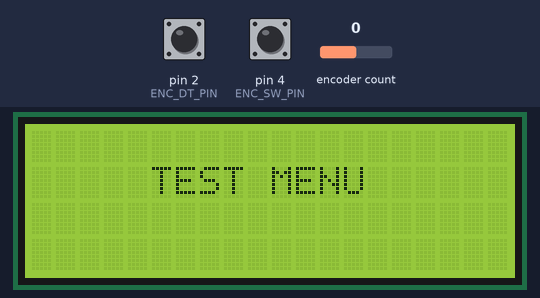
Bench run of a sketch on a simulated Arduino Uno, built with avr-gcc and run on an emulated ATmega328P. Parts: 20×4 character LCD. The test bench sets the inputs (shaded band); at power-on: pin 4 (ENC_SW_PIN) HIGH, pin 2 (ENC_DT_PIN) HIGH, encoder count 0. EEPROM starts erased.

Above: at 1.2 s.
1.3 s: pin 4 (ENC_SW_PIN) pulled LOW for 3.2 s
At 2.7 s:
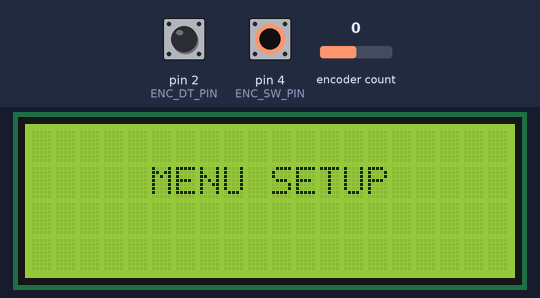
At 5.4 s:
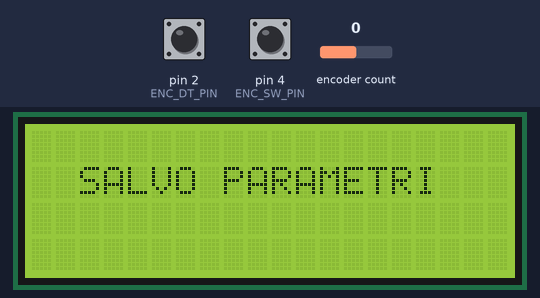
Timing chart, 0 to 6.9 s (numbered marks = the images above; inputs shaded):
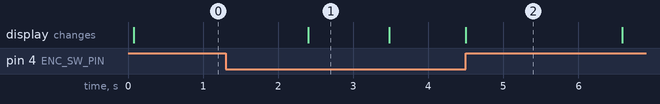

The sketch:

lcd_param_menu.ino
```cpp
#include "src/logic.h"

void setup() {
  menu_init();
  // menu_read_eeprom();  // the original leaves this commented out until values have been saved once
}

void loop() {
  menu_check_button(1000, 2000);
  if (menu_setup_mode()) {
    menu_edit_vars();
    menu_render();
  } else {
    menu_idle_screen();
    delay(100);
  }
}
```

logic.cpp
```cpp
#include "logic.h"

#include <EEPROM.h>
#include <Wire.h>
#include <LiquidCrystal_I2C.h>
#include <RotaryEncoder.h>

static LiquidCrystal_I2C lcd(0x27, MENU_COLS, MENU_ROWS);
static RotaryEncoder encoder(ENC_CLK_PIN, ENC_DT_PIN);

static bool Enable;
static bool Ready;
static uint16_t Time1;
static uint16_t Time2;
static float Setpoint;
static float Kp;
static float Ki;
static float Kd;

// Addresses of all menu variables: the pages are built by iterating this array.
// The array is uint16_t*, so bool and float variables are reached through casts.
static uint16_t* VarPtrs[MENU_NUM_VARS] = {(uint16_t*)&Enable, (uint16_t*)&Ready, &Time1, &Time2,
                                           (uint16_t*)&Setpoint, (uint16_t*)&Kp, (uint16_t*)&Ki, (uint16_t*)&Kd};
static const MenuVarType VarType[MENU_NUM_VARS] = {MENU_BOOL, MENU_BOOL, MENU_UINT, MENU_UINT,
                                                   MENU_FLOAT, MENU_FLOAT, MENU_FLOAT, MENU_FLOAT};

// Labels live in flash (PROGMEM) to save RAM.
static const char L0[] PROGMEM = "Enable:     ";
static const char L1[] PROGMEM = "Ready:      ";
static const char L2[] PROGMEM = "Time 1:     ";
static const char L3[] PROGMEM = "Time 2:     ";
static const char L4[] PROGMEM = "Setpoint:   ";
static const char L5[] PROGMEM = "Constant kp:";
static const char L6[] PROGMEM = "Constant ki:";
static const char L7[] PROGMEM = "Constant kd:";
static const char* const VarLabels[MENU_NUM_VARS] PROGMEM = {L0, L1, L2, L3, L4, L5, L6, L7};

static int varSel = 0, oldVarSel = -1;
static char lcdBuffer[MENU_COLS + 1];
static bool SetupMode = false;
static char shadow[MENU_ROWS][MENU_COLS + 1];   // what the LCD shows (the display cannot be read back)

static void shadow_clear() {
  for (uint8_t r = 0; r < MENU_ROWS; r++) {
    memset(shadow[r], ' ', MENU_COLS);
    shadow[r][MENU_COLS] = '\0';
  }
}

static void lcd_clear() {
  lcd.clear();
  shadow_clear();
}

static void lcd_print_at(uint8_t col, uint8_t row, const char* text) {
  lcd.setCursor(col, row);
  lcd.print(text);
  for (uint8_t i = 0; text[i] != '\0' && col + i < MENU_COLS; i++) {
    shadow[row][col + i] = text[i];
  }
}

static void lcd_print_at_P(uint8_t col, uint8_t row, const __FlashStringHelper* text) {
  char buf[MENU_COLS + 1];
  strncpy_P(buf, (const char*)text, MENU_COLS);
  buf[MENU_COLS] = '\0';
  lcd_print_at(col, row, buf);
}

void menu_init() {
  Enable = true;
  Ready = true;
  Time1 = 2500;
  Time2 = 5000;
  Setpoint = 150.0F;
  Kp = 4.50F;
  Ki = 0.10F;
  Kd = 0.80F;
  varSel = 0;
  oldVarSel = -1;
  SetupMode = false;

  pinMode(ENC_SW_PIN, INPUT_PULLUP);
  pinMode(ENC_DT_PIN, INPUT_PULLUP);
  pinMode(ENC_CLK_PIN, INPUT_PULLUP);

  lcd.init();
  lcd.backlight();
  lcd_clear();
  encoder.setPosition(0);
  // The encoder is on pins 2 and 3, so both can use external interrupts.
  attachInterrupt(digitalPinToInterrupt(ENC_DT_PIN), menu_encoder_isr, CHANGE);
  attachInterrupt(digitalPinToInterrupt(ENC_CLK_PIN), menu_encoder_isr, CHANGE);
}

void menu_encoder_isr() {
  encoder.tick();
}

// Short or long press of the encoder button.
void menu_check_button(uint16_t enter_pause_ms, uint16_t save_pause_ms) {
  uint32_t pressTime = millis();
  if (digitalRead(ENC_SW_PIN) == LOW) {
    delay(50);
    bool xLong = false;
    while (digitalRead(ENC_SW_PIN) == LOW) {
      if (millis() - pressTime > MENU_LONGCLICK_MS) {
        xLong = true;
        break;
      }
    }
    xLong ? menu_long_click(enter_pause_ms, save_pause_ms) : menu_single_click();
  }
}

void menu_button_event(uint16_t held_ms, uint16_t enter_pause_ms, uint16_t save_pause_ms) {
  if (held_ms > MENU_LONGCLICK_MS) {
    menu_long_click(enter_pause_ms, save_pause_ms);
  } else {
    menu_single_click();
  }
}

void menu_long_click(uint16_t enter_pause_ms, uint16_t save_pause_ms) {
  SetupMode = !SetupMode;
  if (SetupMode) {
    oldVarSel = -1;
    lcd_clear();
    lcd_print_at_P(5, 1, F("MENU SETUP"));
    delay(enter_pause_ms);
  } else {
    lcd_clear();
    lcd.noBlink();
    lcd_print_at_P(2, 1, F("SALVO PARAMETRI"));
    delay(save_pause_ms);
    // End of programming: store the new values
    menu_write_eeprom();
    lcd_clear();
  }
}

void menu_single_click() {
  if (SetupMode) {
    varSel = (varSel + 1) % MENU_NUM_VARS;
  }
}

// Shows the user-editable variables of the selected variable's page.
void menu_render() {
  if (varSel != oldVarSel) {
    oldVarSel = varSel;
    lcd_clear();
    uint8_t page = varSel / MENU_ROWS;
    for (uint8_t row = 0; row < MENU_ROWS; row++) {
      uint8_t varNum = page * MENU_ROWS + row;
      char label_buf[MENU_COLS];
      strcpy_P(label_buf, (char*)pgm_read_word(&(VarLabels[varNum])));
      switch (VarType[varNum]) {
        case MENU_UINT:
          sprintf(lcdBuffer, "%s  %05u", label_buf, *VarPtrs[varNum]);
          break;
        case MENU_BOOL: {
          bool* b_ptr = (bool*)VarPtrs[varNum];
          sprintf(lcdBuffer, "%s  %s", label_buf, *b_ptr ? "true" : "false");
          break;
        }
        case MENU_FLOAT: {
          float* f_ptr = (float*)VarPtrs[varNum];
          sprintf(lcdBuffer, "%s  %02u.%02u", label_buf, (uint16_t)*f_ptr, (uint16_t)(*f_ptr * 100) % 100);
          break;
        }
      }
      lcd_print_at(0, row, lcdBuffer);
    }
    lcd.setCursor(0, varSel % MENU_ROWS);
    lcd.blink();
  }
}

void menu_idle_screen() {
  lcd.noBlink();
  lcd_print_at_P(5, 1, F("TEST MENU"));
}

void menu_edit_vars() {
  int16_t encPos = (int16_t)encoder.getPosition();
  if (encPos != 0) {
    menu_apply_delta(encPos);
    encoder.setPosition(0);
  }
}

void menu_apply_delta(int16_t delta) {
  if (delta == 0) {
    return;
  }
  // varSel decides which parameter changes
  switch (VarType[varSel]) {
    case MENU_UINT:
      *VarPtrs[varSel] = *VarPtrs[varSel] + (uint16_t)delta;
      break;
    case MENU_BOOL: {
      bool* b_ptr = (bool*)VarPtrs[varSel];
      *b_ptr = !*b_ptr;
      break;
    }
    case MENU_FLOAT: {
      float* f_ptr = (float*)VarPtrs[varSel];
      *f_ptr = *f_ptr + (float)delta * 0.01;
      break;
    }
  }
  oldVarSel = -1;   // force an LCD update
}

void menu_read_eeprom() {
  uint8_t eeAddress = 0;
  for (uint8_t i = 0; i < MENU_NUM_VARS; i++) {
    switch (VarType[i]) {
      case MENU_UINT:
        EEPROM.get(eeAddress, *VarPtrs[i]);
        eeAddress += sizeof(uint16_t);
        break;
      case MENU_BOOL:
        EEPROM.get(eeAddress, *(bool*)VarPtrs[i]);
        eeAddress += sizeof(bool);
        break;
      case MENU_FLOAT:
        EEPROM.get(eeAddress, *(float*)VarPtrs[i]);
        eeAddress += sizeof(float);
        break;
    }
  }
}

void menu_write_eeprom() {
  uint8_t eeAddress = 0;
  for (uint8_t i = 0; i < MENU_NUM_VARS; i++) {
    switch (VarType[i]) {
      case MENU_UINT:
        EEPROM.put(eeAddress, *VarPtrs[i]);
        eeAddress += sizeof(uint16_t);
        break;
      case MENU_BOOL:
        EEPROM.put(eeAddress, *(bool*)VarPtrs[i]);
        eeAddress += sizeof(bool);
        break;
      case MENU_FLOAT:
        EEPROM.put(eeAddress, *(float*)VarPtrs[i]);
        eeAddress += sizeof(float);
        break;
    }
  }
}

bool menu_setup_mode() {
  return SetupMode;
}

uint8_t menu_selected() {
  return varSel;
}

MenuVarType menu_var_type(uint8_t index) {
  return VarType[index % MENU_NUM_VARS];
}

float menu_value(uint8_t index) {
  index %= MENU_NUM_VARS;
  switch (VarType[index]) {
    case MENU_BOOL:
      return *(bool*)VarPtrs[index] ? 1.0F : 0.0F;
    case MENU_UINT:
      return *VarPtrs[index];
    default:
      return *(float*)VarPtrs[index];
  }
}

const char* menu_lcd_line(uint8_t row) {
  return shadow[row % MENU_ROWS];
}
```

logic.h
```cpp
// (licence header left out)
#pragma once
#include <Arduino.h>

#define MENU_ROWS 4
#define MENU_COLS 20
#define ENC_CLK_PIN 3
#define ENC_DT_PIN 2
#define ENC_SW_PIN 4
#define MENU_NUM_VARS 8
#define MENU_LONGCLICK_MS 1000

// Menu variables, in this order: 0 Enable, 1 Ready, 2 Time 1, 3 Time 2, 4 Setpoint, 5 kp, 6 ki, 7 kd
enum MenuVarType { MENU_BOOL = 0, MENU_UINT = 1, MENU_FLOAT = 3 };

void menu_init();                          // pins, LCD, encoder interrupts; variables and menu state back to power-up values
void menu_check_button(uint16_t enter_pause_ms, uint16_t save_pause_ms);  // reads ENC_SW_PIN (LOW = pressed) like the original
void menu_button_event(uint16_t held_ms, uint16_t enter_pause_ms, uint16_t save_pause_ms);  // press lasting held_ms: long (> MENU_LONGCLICK_MS) or single click
void menu_long_click(uint16_t enter_pause_ms, uint16_t save_pause_ms);    // toggles setup mode; leaving it saves to EEPROM (original pauses: 1000 / 2000 ms)
void menu_single_click();                  // setup mode: select the next variable (wraps around)
void menu_edit_vars();                     // applies the encoder position to the selected variable, then zeroes the encoder
void menu_apply_delta(int16_t delta);      // same with an explicit encoder delta: uint += delta, float += delta * 0.01, bool toggles
void menu_render();                        // setup mode: draws the page of the selected variable if the selection or a value changed
void menu_idle_screen();                   // normal mode screen
void menu_write_eeprom();                  // all variables, packed in menu order from address 0
void menu_read_eeprom();
void menu_encoder_isr();                   // interrupt handler of both encoder pins

bool menu_setup_mode();
uint8_t menu_selected();
MenuVarType menu_var_type(uint8_t index);
float menu_value(uint8_t index);           // value of a menu variable; bool -> 0 or 1
const char* menu_lcd_line(uint8_t row);    // text shown on an LCD row: MENU_COLS characters, empty cells are spaces
```

Measured:
- after the input at 1.3 s, the display: changes after 1.1 s (image 1)
- what the display in image 1 shows lasts 1.1 s, from 2.4 s to 3.5 s
